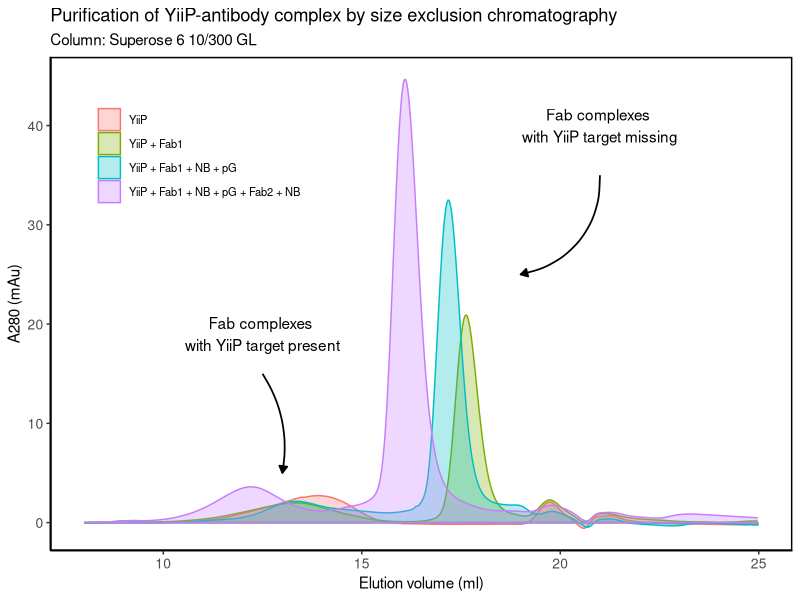

R code for this plot:
## ---- chunk 1
knitr::opts_chunk$set(echo = TRUE)
## ---- chunk 2
library("ggplot2")
library("magrittr")
## ---- chunk 3
yiip.df <- (
  read.csv("yiip_size-exclusion.csv", header = TRUE, sep = ",") %>%
    subset(vol > 8 & vol < 25)
)

## ---- chunk 4
ggplot(data = yiip.df, aes(fill = complex, color = complex)) +
  
  geom_ribbon(aes(x = vol, ymin = 0, ymax = a280), alpha = 0.3) +
  
  theme_classic() +
  
    labs(
      title = "Purification of YiiP-antibody complex by size exclusion chromatography",
      subtitle = "Column: Superose 6 10/300 GL",
      x = "Elution volume (ml)",
      y = "A280 (mAu)"
    ) +

  scale_x_continuous(breaks = seq(0, 25, by = 5)) +
  
  theme(
    legend.position = c(0.2, 0.8),
    legend.title = element_blank(),
    legend.text = element_text(size = 8),
    #legend.background = element_rect(color = "black", size = 0.2),
    axis.text.x = element_text(size = 10),
    axis.text.y = element_text(size = 10),
    
    panel.border = element_rect(color = "black", size = 1, fill = NA)
    ) +
  
  annotate(geom = "text",
           x = 12.5,
           y = 19,
           label = "Fab complexes \nwith YiiP target present") +
  
  annotate(geom = "text",
           x = 21,
           y = 40,
           label = "Fab complexes \nwith YiiP target missing", face = "bold") +

  annotate(geom = "curve",
    x = 12.5,
    y = 15,
    xend = 13,
    yend = 5,
    curvature = -0.2,
    size = 0.6,
    arrow = arrow(length = unit(0.2, "cm"), type = "closed")) +
  
  annotate(geom = "curve",
    x = 21,
    y = 35,
    xend = 19,
    yend = 25,
    curvature = -0.4,
    size = 0.6,
    arrow = arrow(length = unit(0.2, "cm"), type = "closed"))

